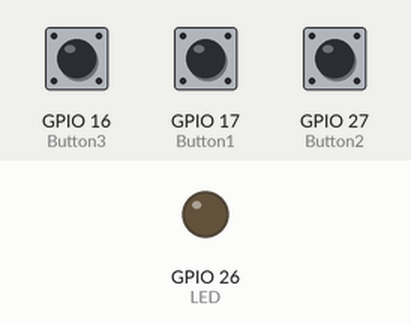
The program below on a simulated Raspberry Pi (BCM pin numbers). On the bench: output pins drawn as LEDs (lit = HIGH). The inputs (shaded band) are chosen by the test bench; at power-on: GPIO 16 (Button3) LOW, GPIO 17 (Button1) LOW, GPIO 27 (Button2) LOW. What the program prints to the terminal is not drawn.

Above: at 1.2 s.
1.3 s: GPIO 16 (Button3) pulled HIGH for 0.15 s
At 1.9 s:
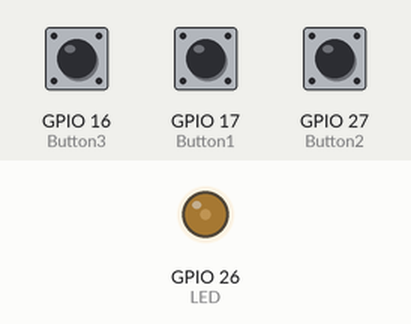
2.9 s: GPIO 17 (Button1) pulled HIGH for 0.15 s
At 4.1 s:
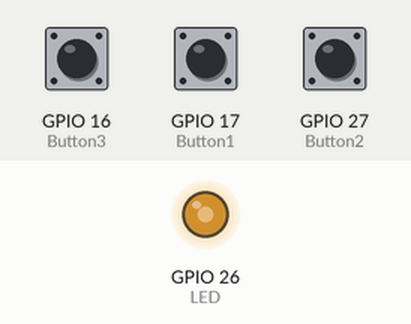
4.5 s: GPIO 27 (Button2) pulled HIGH for 0.15 s
At 5.6 s:
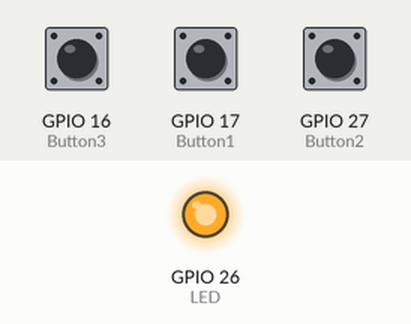
6.1 s: GPIO 16 (Button3) pulled HIGH for 1 s
At 6.8 s:
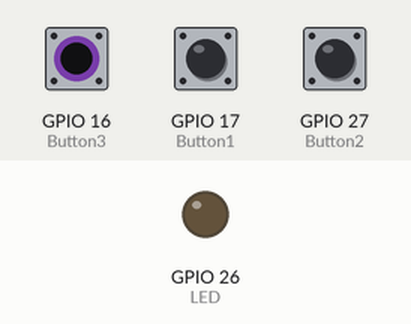
8.6 s: GPIO 16 (Button3) pulled HIGH for 3.2 s
At 9.9 s:
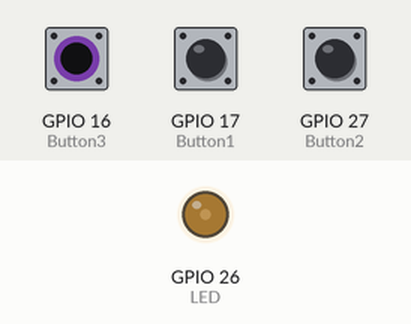
13.3 s: GPIO 17 (Button1) pulled HIGH for 1 s
At 14.7 s:
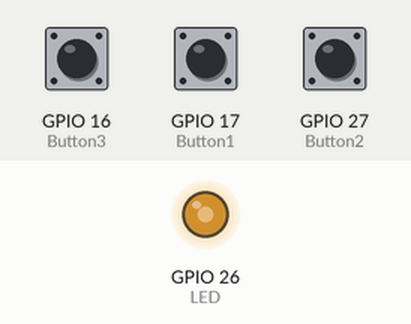
Timing chart, 0 to 16.3 s (numbered marks = the images above; inputs shaded):
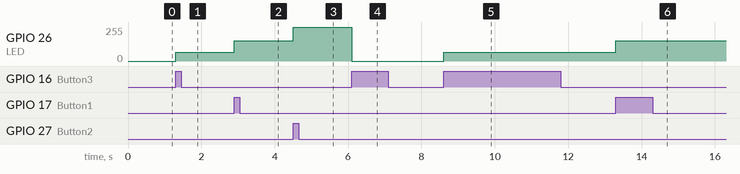

The program:

PWM_LED_SW2.py
```python
#!/usr/bin/env python
#-*- coding:utf-8 -*-

import RPi.GPIO as GPIO
import time

LED     = 26
Button1 = 17
Button2 = 27
Button3 = 16
Duty    = 0
PObj    = 0

def button_callback1(channel):
	global Duty
	Duty = 60
	PObj.ChangeDutyCycle(Duty)
	print("2단")
def button_callback2(channel):
	global Duty
	Duty = 100
	PObj.ChangeDutyCycle(Duty)
	print("3단")
def button_callback3(channel):
	global Duty
	if Duty == False:
		Duty = 25
		PObj.ChangeDutyCycle(Duty)
		print("작동 1단")
	else:
		Duty = 0
		PObj.ChangeDutyCycle(Duty)
		print("꺼짐")

GPIO.setmode(GPIO.BCM)
GPIO.setup(LED, GPIO.OUT)
GPIO.setup(Button1, GPIO.IN, pull_up_down=GPIO.PUD_DOWN)
GPIO.setup(Button2, GPIO.IN, pull_up_down=GPIO.PUD_DOWN)
GPIO.setup(Button3, GPIO.IN, pull_up_down=GPIO.PUD_DOWN)
GPIO.add_event_detect(Button1, GPIO.RISING, callback=button_callback1, bouncetime=600)
GPIO.add_event_detect(Button2, GPIO.RISING, callback=button_callback2, bouncetime=600)
GPIO.add_event_detect(Button3, GPIO.RISING, callback=button_callback3, bouncetime=600)

PObj = GPIO.PWM(LED, 50)
PObj.start(Duty)

try:
	while 1:
		time.sleep(0.1)
except KeyboardInterrupt:
	pass

PObj.stop()
GPIO.cleanup()
```

Measured:
- after the input at 1.3 s, GPIO 26 (LED): 0/255 → 64/255 at once
- after the input at 2.9 s, GPIO 26 (LED): 64/255 → 153/255 at once
- after the input at 4.5 s, GPIO 26 (LED): 153/255 → 255/255 at once
- after the input at 6.1 s, GPIO 26 (LED): 255/255 → 0/255 at once
- after the input at 8.6 s, GPIO 26 (LED): 0/255 → 64/255 at once
- after the input at 13.3 s, GPIO 26 (LED): 64/255 → 153/255 at once
